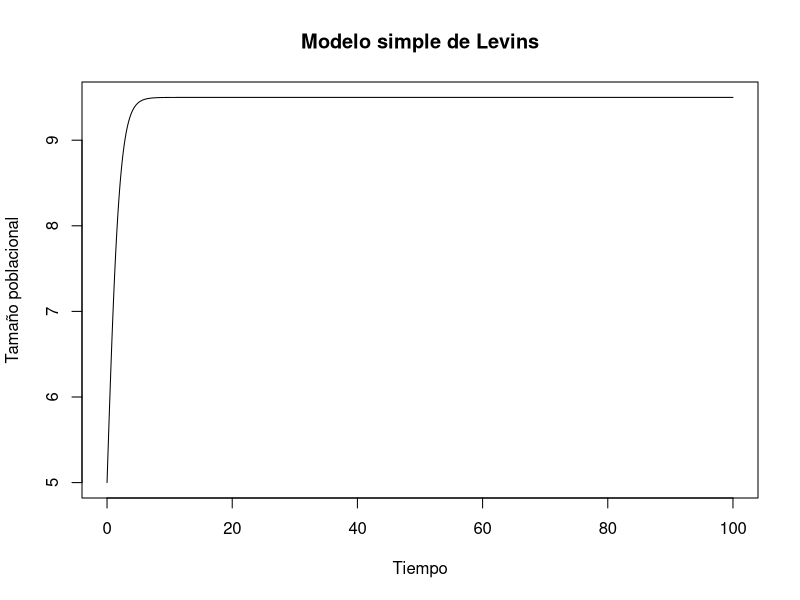

Recreate this plot in R.
# Parameters
c <- 0.1     # Intrinsic growth rate
h <- 10
e <- 0.05      # Extinction rate

# Initial population size
P0 <- 5

# Time step and total time
dt <- 0.1
total_time <- 100

# Simulation loop
time <- seq(0, total_time, by = dt)
P <- numeric(length(time))
P[1] <- P0

for (i in 2:length(time)) {
  dP_dt <- c * P[i - 1] * (h - P[i - 1]) - e * P[i - 1]
  P[i] <- P[i - 1] + dP_dt * dt
  
  # Ensure population stays within bounds
  P[i] <- pmax(0, P[i])
}

# Plot the results
plot(time, P, type = "l", xlab = "Tiempo", ylab = "Tamaño poblacional", main = "Modelo simple de Levins")
